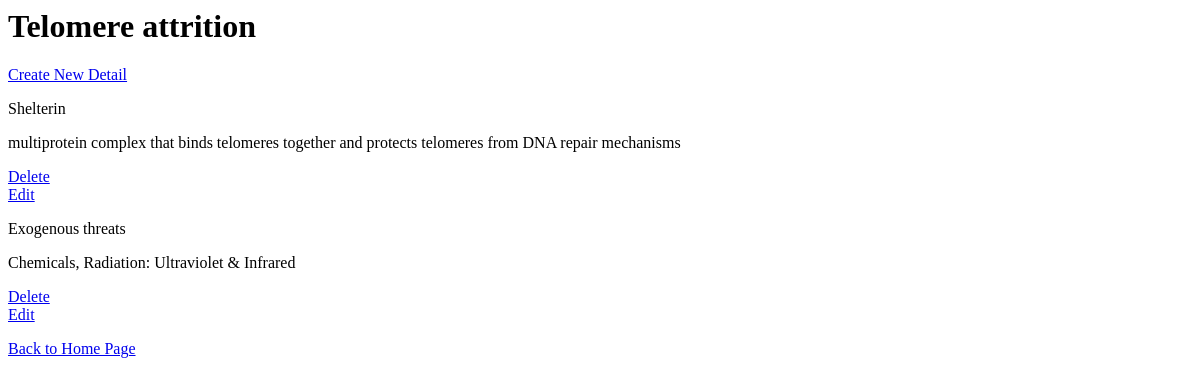
Page /aging_hallmarks/2/hallmark_details on the earlier database version.
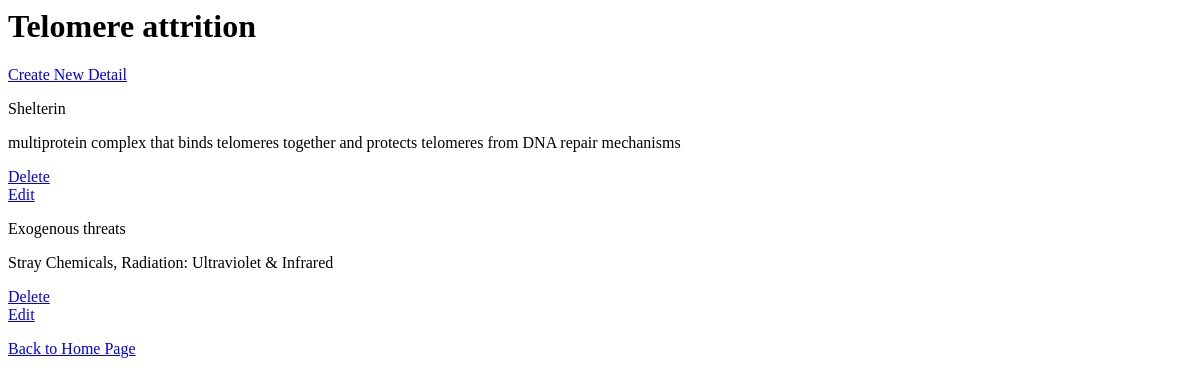
Same page on the later database version.
### db_setup.py (models this page shows)
class HallmarkDetails(Base):
    __tablename__ = 'hallmark_details'
    id = Column(Integer, primary_key = True)
    name = Column(String(100), nullable=False)
    description = Column(String(500))
    references = Column(String(250))
    hallmark_id = Column(Integer, ForeignKey('aging_hallmark.id'))
    aging_hallmark = relationship(AgingHallmark)

### app.py (the view)
@app.route('/aging_hallmarks/<int:hallmark_id>/hallmark_details')
def details(hallmark_id):
    hallmark = session.query(AgingHallmark).filter_by(id=hallmark_id).one()
    details = session.query(HallmarkDetails).filter_by(
                    hallmark_id = hallmark_id).all()
    return render_template('details.html', details=details,
                    hallmark=hallmark,
                    hallmark_id = hallmark_id)

### templates/details.html (shortened to what this page needs)
<html><body>
<h1>{{hallmark.name}}</h1>
<a href = "{{url_for('newDetail', hallmark_id = hallmark.id)}}">Create New Detail</a></br>
{% for detail in details %}
<p>{{detail.name}}</p>
<p>{{detail.description}}</p>
    <p>
        <a href = "{{url_for('deleteDetail', hallmark_id = hallmark.id, detail_id = detail.id)}}">Delete</a>
        <a href = "{{url_for('editDetail', hallmark_id = hallmark.id, detail_id = detail.id)}}">Edit</a>
    </p>
{% endfor %}
<p><a href = "{{url_for('agingHallmarks')}}"> Back to Home Page</a></p>
</body>
</html>

Differences in the rows shown:
changed HallmarkDetails "Exogenous threats": description "Chemicals, Radiation: Ultraviolet & Infrared" → "Stray Chemicals, Radiation: Ultraviolet & Infrared"
